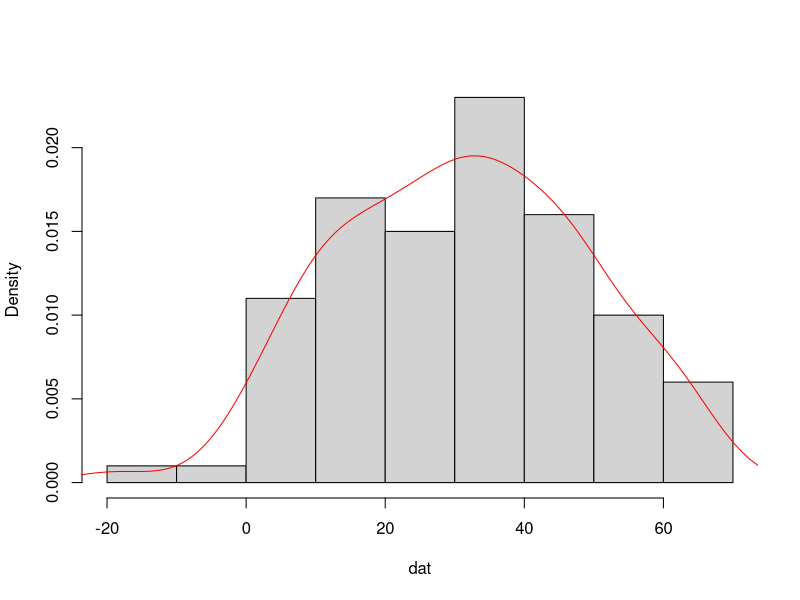
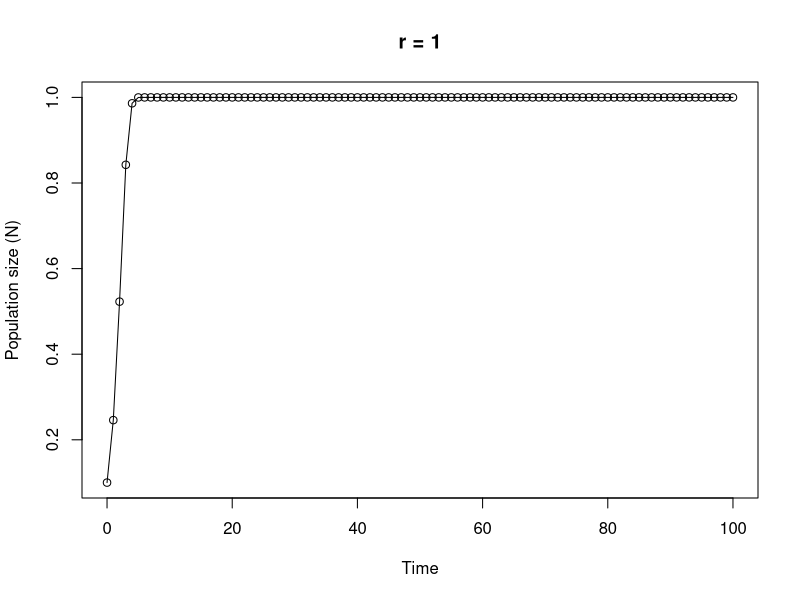

Write the R code that produced these figures, in order.
## ----Q1, results = 'asis'-----------------------------------------------------------------------------------------------------------------------------------------------------------

# area of a circle
# the equation to calculate the area of a circle is pi * radius^2

circle.area <- function(d){ 
	pi * (d/2)^2
}

# to use your new function

circle.area(10)
# [1] 78.53982

# to test on a vector of diameters
# first create a vector with diameters ranging from 0 to 50 in steps of 10

cir.diam <- seq(from = 0, to = 50, by = 10)

# test your function

circle.area(cir.diam)
# [1]    0.00000   78.53982  314.15927  706.85835 1256.63706 1963.49541


## ----Q2, tidy = TRUE----------------------------------------------------------------------------------------------------------------------------------------------------------------

far.cent <- function(a){
	val <- (a-32)*5/9
	print(paste("Fahrenheit: ", round(a, digits = 3), "oF",sep = " "), quote = FALSE)# round 3dp
	print(paste("Centigrade: ", round(val, digits = 3), "oC", sep = " "), quote = FALSE)# round 3dp
}

# alternative Fahrenheit to centigrade using cat function

far.cent2 <- function(a){
	val <- (a - 32) * 5/9	#calculation
	cat("Fahrenheit: ", round(a, digits = 3), "oF", "\n")   # use cat function
	cat("Centigrade: ", round(val, digits = 3), "oC", "\n")   
}



## ----Q3-----------------------------------------------------------------------------------------------------------------------------------------------------------------------------

# Create a vector of normally distributed data
# length 100, mean 35 and standard deviation of 29

vals <- rnorm(100, 35, 15)	# create some norm dist data mean 35, sd = 15

summary.fun <- function(dat){
	mymean <- round(mean(dat), digits = 4)      	# calc mean
	mymedian <- round(median(dat), digits = 4)    # calc median
	mymin <- round(min(dat), digits = 4)          # calc min
	mymax <- round(max(dat), digits = 4)          # calc max
	print(paste("mean:", mymean, sep = " "), quote = FALSE)     # print mean
	print(paste("median:", mymedian, sep = " "), quote = FALSE)     # print median
	print(paste("range:", "from:", mymin, "to", mymax, sep = " "), quote = FALSE) 
	dens <- density(dat)                          # estimate density curve
	hist(dat, main = "",type = "l",freq = FALSE)  # plot histogram
	lines(dens, lty = 1, col = "red")             # plot density curve
}

# use the function
summary.fun(vals)


## ----Q4-----------------------------------------------------------------------------------------------------------------------------------------------------------------------------

# calculate a median

ourmedian <- function(x){
	n <- length(x)
	if (n %% 2 == 1)      # odd numbers
	  sort(x)[(n + 1)/2]  # find the middle number by adding 1 to length and div 2
	else {                # even numbers
	  middletwo <- sort(x)[(n/2) + 0:1]   #find the two middle numbers
	  mean(middletwo)
	  }
}

# use the function
mydat <- sample(1:50, size = 10, replace = TRUE )

# our function
ourmedian(mydat)

# R median function
median(mydat)


## ----Q5, tidy = TRUE----------------------------------------------------------------------------------------------------------------------------------------------------------------

# function to simulate Ricker model

Ricker.model <- function(nzero, r, time, K=1){     # sets initial parameters
  N <- numeric(time + 1)    # creates a real vector of length time+1 to store values of Nt+1
  N[1] <- nzero             # sets initial population size in first element of N
  for (i in 1:time) {				# loops over time
      N[i+1] <- N[i]*exp(r*(1 - N[i]/K))    
  }
  Time <- 0:time   					 # creates vector for x axis
  plot(Time, N, type = "o", xlim = c(0, time), xlab = "Time", ylab = "Population size (N)", main = paste("r =", r, sep=" "))   # plots     output
}

# To run
# play around with the different parameters, especially r
Ricker.model(nzero=0.1,r=1,time=100)
